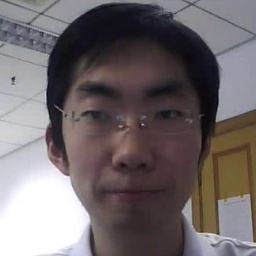
#> input picture dataset/train_img/color/1_1.avi_100_real.jpg, 256 x 256 px; its folder holds only this picture in this run
$ jupyter execute --allow-errors 'РГЗ_Патотов_АП-227.ipynb'
#> lines starting #> are read from the running program, lines starting #| are printed output that depends on the picture
# Liveness Detection (Anti-Spoofing)

## Анализ предметной области и постановка задачи

Современные системы биометрической аутентификации уязвимы к атакам подмены личности
(presentation attacks), при которых злоумышленник использует фотографию, видеозапись
или экран для обмана системы распознавания лиц. В связи с этим актуальной является задача
**детекции живости лица (liveness detection)** определения, принадлежит ли изображение
реальному человеку или является спуфинг-атакой.

**Цель работы:** разработка и экспериментальная проверка программного прототипа
детекции живости лица на основе анализа текстурных признаков изображения.

**Задачи:**
- проанализировать методы детекции живости;
- реализовать алгоритм извлечения признаков;
- обучить классификатор;
- оценить эффективность метода;
- сформулировать выводы о применимости технологии.

## Обзор существующих методов детекции живости

Существующие подходы к liveness detection можно условно разделить на несколько групп:

1. **Анализ движений и поведения** (моргание, микродвижения, реакция на команды).
2. **Текстурный анализ** выявление отличий текстуры кожи от печатных или экранных изображений.
3. **Глубинные методы** использование нейронных сетей (CNN, Transformer).
4. **Мультимодальные подходы** объединение RGB, depth, IR.

В рамках учебной работы выбран **текстурный метод на основе LBP**,
как интерпретируемый и вычислительно простой.

## Описание реализации выбранного алгоритма

### Используемые данные

Датасет содержит изображения лиц, разделённые на обучающую (`train_img`) и тестовую (`test_img`) выборки.
Класс изображения определяется по имени файла:
- `_real` живое лицо (label = 1);
- `_fake` спуфинг-атака (label = 0).

### Признаки
Для извлечения признаков используется **Local Binary Patterns (LBP)**
метод анализа локальной текстуры изображения.

### Классификатор
В качестве классификатора используется **логистическая регрессия**.

[cell 1]
import os
import cv2
import numpy as np
import matplotlib.pyplot as plt

from sklearn.preprocessing import StandardScaler
from sklearn.pipeline import Pipeline
from sklearn.linear_model import LogisticRegression
from sklearn.metrics import classification_report, confusion_matrix, roc_auc_score, RocCurveDisplay

[cell 2]
IMG_SIZE = (128, 128)

def load_images(path, max_per_class=500):
#> called with path = 'dataset/train_img/color', max_per_class = 500
    X, y = [], []
    files = [f for f in os.listdir(path) if f.endswith('.jpg')]
    real = [f for f in files if '_real' in f][:max_per_class]
    fake = [f for f in files if '_fake' in f][:max_per_class]

    for fname in real + fake:
        img = cv2.imread(os.path.join(path, fname), cv2.IMREAD_GRAYSCALE)
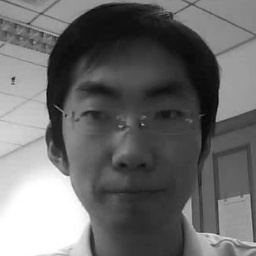
#> img: shape (256, 256); min 5, max 255, mean 107.4
        if img is None:
            continue
        img = cv2.resize(img, IMG_SIZE)
#> img: shape (128, 128)
        label = 1 if '_real' in fname else 0
        X.append(img)
        y.append(label)
    return np.array(X), np.array(y)

Выполнена загрузка изображений из датасета с ограничением количества примеров для каждого класса. Все изображения приведены к единому размеру и переведены в градации серого, что обеспечивает сопоставимость данных и снижает вычислительную сложность.

[cell 3]
def lbp_histogram(gray):
    h, w = gray.shape
    lbp = np.zeros_like(gray)
    offsets = [(-1,-1), (-1,0), (-1,1), (0,1), (1,1), (1,0), (1,-1), (0,-1)]
    for y in range(1, h-1):
        for x in range(1, w-1):
            center = gray[y, x]
            code = 0
            for i, (dy, dx) in enumerate(offsets):
                code |= (gray[y+dy, x+dx] >= center) << i
            lbp[y, x] = code
    hist, _ = np.histogram(lbp.ravel(), bins=256, range=(0,256), density=True)
    return hist

Для каждого изображения вычислена LBP-гистограмма, описывающая локальную текстуру кожи. Полученные признаки позволяют выявлять характерные различия между живыми лицами и спуфинг-атаками.

[cell 4]
X_train_img, y_train = load_images('dataset/train_img/color')
#> y_train = [1]
X_test_img, y_test = load_images('dataset/test_img/color')
#> y_test = [1]

X_train = np.array([lbp_histogram(img) for img in X_train_img])
#> after the loop in lbp_histogram, `for y in range(1, h-1):`:
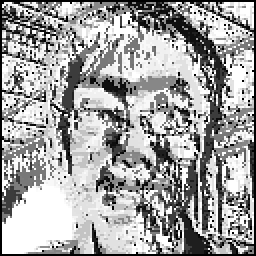
#> lbp: shape (128, 128) (shown 2 times larger); min 0, max 255, mean 162.2
#> in lbp_histogram, `hist, _ = np.histogram(lbp.ravel(), bins=256, range=(0,256), density=T..`: hist = 256 values, max 0.146 at index 255, min 0 at index 19, mean 0.00391
X_test = np.array([lbp_histogram(img) for img in X_test_img])

$ run again, on dataset/train_img/color/1_3.avi_225_fake.jpg
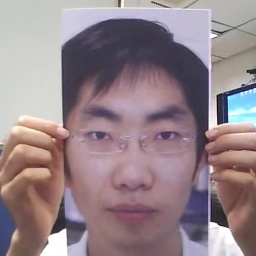
#> input picture dataset/train_img/color/1_3.avi_225_fake.jpg, 256 x 256 px
#> in load_images, `img = cv2.resize(img, IMG_SIZE)`:
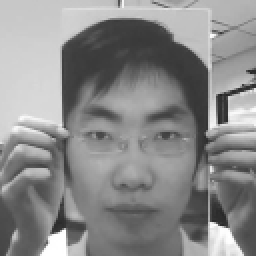
#> img: shape (128, 128) (shown 2 times larger); min 35, max 255, mean 137.9
#> y_train = [0]
#> after the loop in lbp_histogram, `for y in range(1, h-1):`:
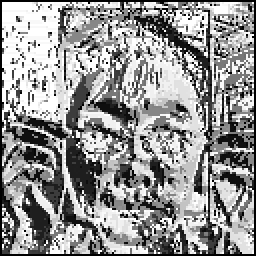
#> lbp: shape (128, 128) (shown 2 times larger); min 0, max 255, mean 148.6
#> hist = 256 values, max 0.117 at index 255, min 0 at index 21, mean 0.00391

$ run again, on dataset/train_img/color/1_1.avi_125_real.jpg
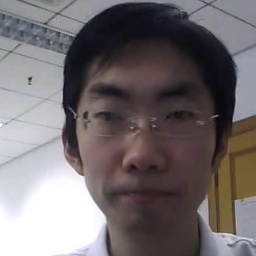
#> input picture dataset/train_img/color/1_1.avi_125_real.jpg, 256 x 256 px
#> in load_images, `img = cv2.imread(os.path.join(path, fname), cv2.IMREAD_GRAYSCALE)`:
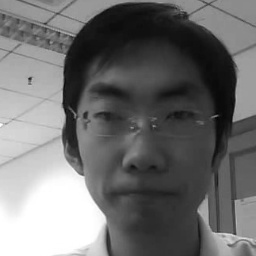
#> img: shape (256, 256); min 0, max 255, mean 111.3
#> y_train = [1]
#> after the loop in lbp_histogram, `for y in range(1, h-1):`:
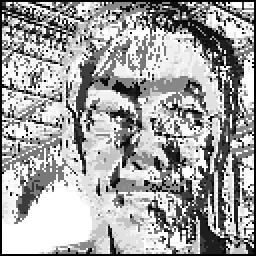
#> lbp: shape (128, 128) (shown 2 times larger); min 0, max 255, mean 162.2
#> hist = 256 values, max 0.148 at index 255, min 0 at index 45, mean 0.00391
